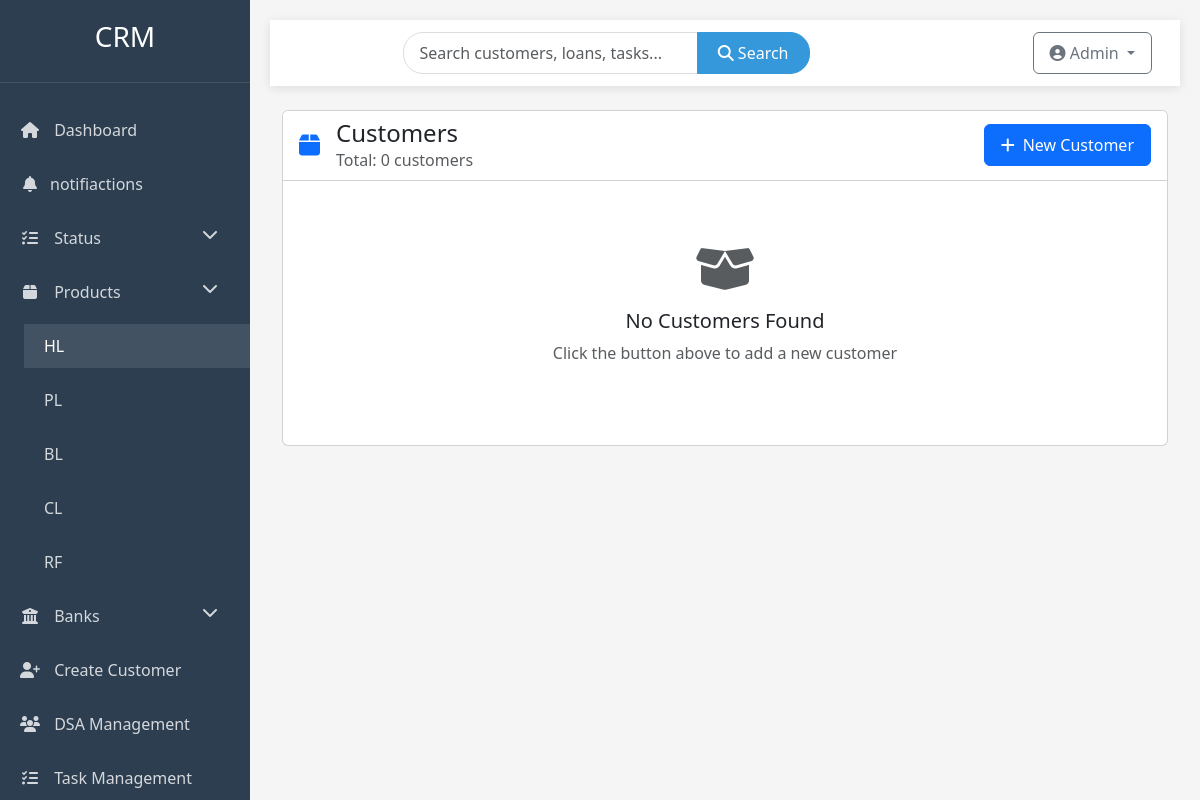
The app's page /product_catogory/HL/ (signed in), older data.
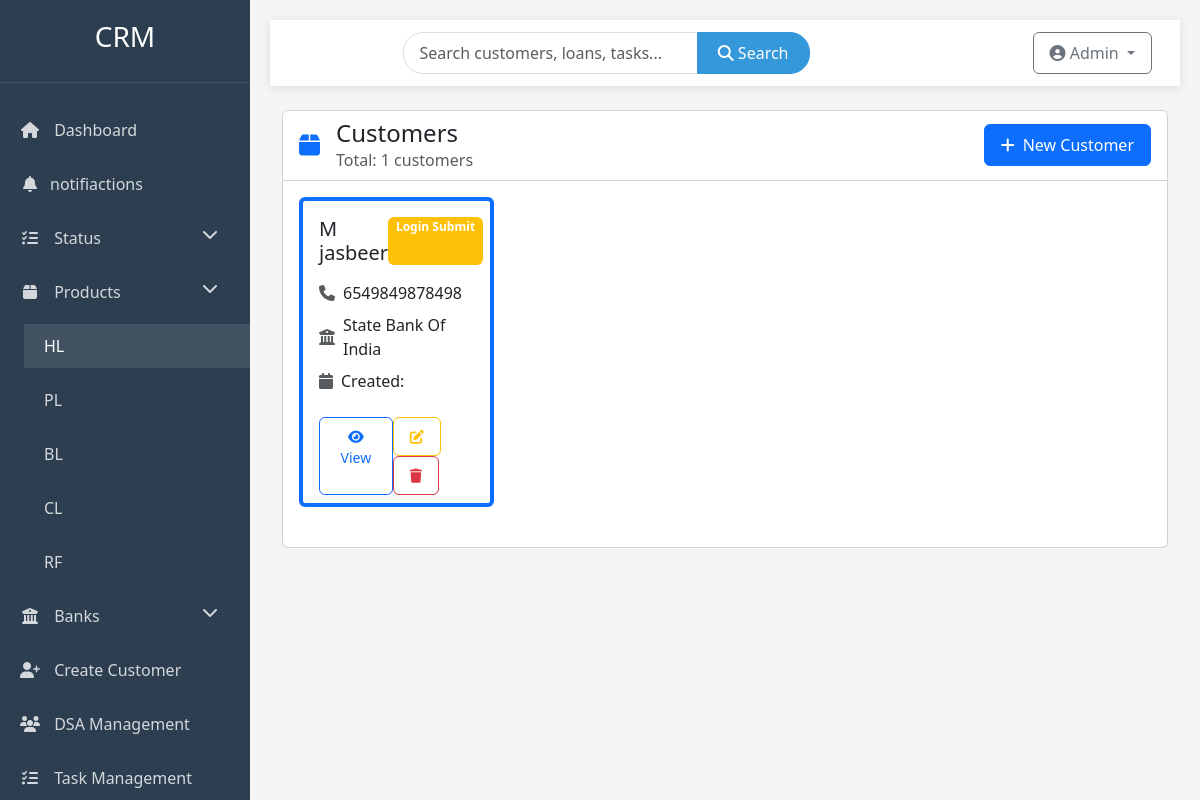
The same page, newer data.
### profiles/models.py (models this page shows, shortened)
class Customer(models.Model):
    user = models.ForeignKey(Account, on_delete=models.CASCADE, null=True, blank=True,related_name='customers' )
    f_name = models.CharField(max_length=50)
    l_name = models.CharField(max_length=50)
    phone_num = models.IntegerField()
    product = models.CharField(choices=PRODUCT_CHOICE, max_length=20)
    bank = models.CharField(choices=BANK_CHOICE, max_length=20)
    status = models.CharField(choices=STATUS_CHOICES, max_length=20)
    type = models.CharField(choices=TYPE_CHOICES, max_length=4)
    dsa = models.ForeignKey(DSA, on_delete=models.SET_NULL, null=True, blank=True)
    created_date = models.DateField(auto_now_add=True)

### profiles/views.py (the view)
# urls.py: path('product_catogory/<slug:val>/', views.Pdoduct_Catogory.as_view(),name="product_catogory"),
class Pdoduct_Catogory(View):
    def get(self,request,val):
        product = Customer.objects.filter(user=request.user,product=val)
        titles = product.values('f_name','l_name')
        return render(request,'Product_catogory.html',{'product': product, 'titles': titles})

### templates/Product_catogory.html (shortened to what the changed rows need)
{% extends 'base.html' %}
{% block content %}
<div class="row animate-fade">
    <div class="col-12">
        <div class="card">
            <div class="card-header bg-white">
                <div class="d-flex justify-content-between align-items-center">
                    <div class="d-flex align-items-center">
                        <div>
                            <h4 class="mb-0">{{ product_name }} Customers</h4>
                            <p class="text-muted mb-0">Total: {{ product.count }} customers</p>
                        </div>
                    </div>
                </div>
            </div>
            <div class="card-body">
                {% if product %}
                <div class="row">
                    {% for prd in product %}
                    <div class="col-xl-3 col-lg-4 col-md-6 mb-4">
                        <div class="card h-100 border-start border-4
                            {% if prd.product == 'HL' %}border-primary
                            {% elif prd.product == 'PL' %}border-success
                            {% elif prd.product == 'BL' %}border-warning
                            {% elif prd.product == 'CL' %}border-info
                            {% else %}border-secondary{% endif %}">
                            <div class="card-body">
                                <div class="d-flex justify-content-between mb-3">
                                    <h5 class="card-title mb-0">{{ prd.f_name }} {{ prd.l_name }}</h5>
                                    <span class="badge bg-{% if prd.status == 'disp' %}success{% elif prd.status == 'reject' %}danger{% else %}warning{% endif %}">
                                        {{ prd.get_status_display }}
                                    </span>
                                </div>
                                <div class="customer-info">
                                    <div class="d-flex align-items-center mb-2">
                                        <i class="fas fa-phone text-muted me-2"></i>
                                        <span>{{ prd.phone_num }}</span>
                                    </div>
                                    <div class="d-flex align-items-center mb-2">
                                        <i class="fas fa-university text-muted me-2"></i>
                                        <span>{{ prd.get_bank_display }}</span>
                                    </div>
                                    <div class="d-flex align-items-center">
                                        <i class="fas fa-calendar text-muted me-2"></i>
                                        <span>Created: {{ prd.created_at|date:"M d, Y" }}</span>
                                    </div>
                                </div>
                            </div>
                            <div class="card-footer bg-transparent border-0 d-flex justify-content-between">
                                <a href="{% url 'details' prd.pk %}" class="btn btn-sm btn-outline-primary">
                                    <i class="fas fa-eye"></i> View
                                </a>
                                <div>
                                    <a href="{% url 'edit' prd.pk %}" class="btn btn-sm btn-outline-warning me-1">
                                        <i class="fas fa-edit"></i>
                                    </a>
                                    <a href="{% url 'delete' prd.pk %}" class="btn btn-sm btn-outline-danger">
                                        <i class="fas fa-trash"></i>
                                    </a>
                                </div>
                            </div>
                        </div>
                    </div>
                    {% endfor %}
                </div>
                {% else %}
                <div class="text-center py-5">
                    <i class="fas fa-box-open fa-3x text-muted mb-3"></i>
                    <h5>No {{ product_name }} Customers Found</h5>
                    <p class="text-muted">Click the button above to add a new customer</p>
                </div>
                {% endif %}
            </div>
        </div>
    </div>
</div>
{% endblock %}

Row changes from the older to the newer data that the page shows:
added Customer: f_name "M", l_name "jasbeer", status "Login Submit", phone_num "6549849878498", bank "State Bank Of India"
Text that changed along with them:
{{ product.count }}: "0" → "1"
text no longer shown: "No Customers Found Click the button above to add a new customer"
